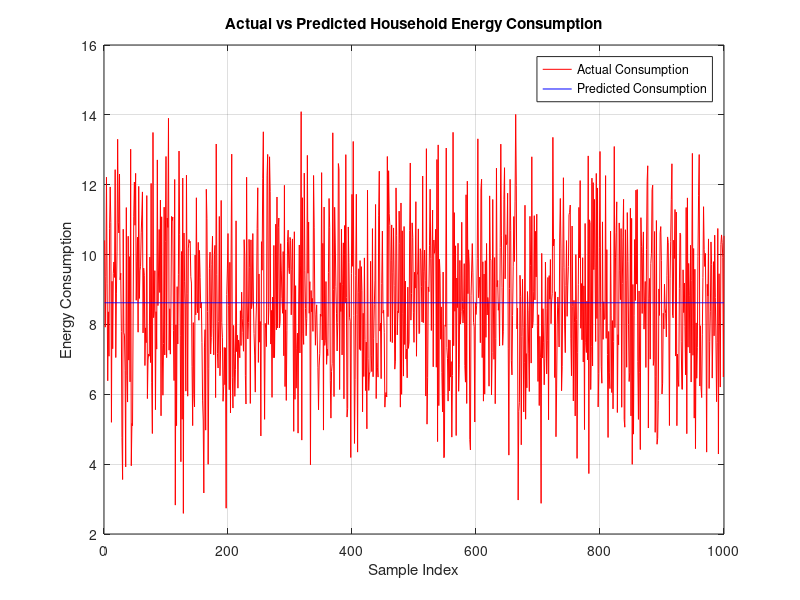

This chart was generated by the following MATLAB code:
% Generate synthetic data for household prediction (as an example)
num_samples = 1000;

% Input features: Random hours of the day and temperature
hour_of_day = floor(rand(num_samples, 1) * 24);  % Random hours (0 to 23)
temperature = floor(rand(num_samples, 1) * 21) + 15;  % Random temperature (15 to 35 degrees)

% Target: Household energy consumption (example)
energy_consumption = 0.3 * temperature + 0.1 * hour_of_day + randn(num_samples, 1);  % Add some noise

% Save the data into a .mat file for future use
save('household_data.mat', 'hour_of_day', 'temperature', 'energy_consumption');

% Load the data
load('household_data.mat');

% Define parameters
inputs = [hour_of_day, temperature]';  % Inputs are hour of day and temperature (2xN matrix)
targets = energy_consumption';  % Target is energy consumption (1xN vector)

% Neural network parameters
hidden_size = 10;  % Number of neurons in the hidden layer
output_size = 1;   % Number of output neurons (regression)

% Initialize weights and biases with small values
input_size = size(inputs, 1);  % 2 (hour_of_day and temperature)
hidden_weights = randn(hidden_size, input_size) * 0.01;  % Weights for input to hidden layer
hidden_biases = randn(hidden_size, 1) * 0.01;  % Biases for hidden layer
output_weights = randn(output_size, hidden_size) * 0.01;  % Weights for hidden to output layer
output_biases = randn(output_size, 1) * 0.01;  % Biases for output layer

% Define activation functions
sigmoid = @(x) 1 ./ (1 + exp(-max(min(x, 100), -100)));  % Sigmoid activation with clipping
linear = @(x) x;  % Linear activation for output layer

% Gradient descent parameters
learning_rate = 0.001;  % Lower learning rate
epochs = 1000;

% Training loop (Gradient Descent)
for epoch = 1:epochs
    % Forward pass
    hidden_input = hidden_weights * inputs + repmat(hidden_biases, 1, num_samples);  % Replicate biases for each sample
    hidden_output = sigmoid(hidden_input);  % Apply sigmoid activation

    output_input = output_weights * hidden_output + repmat(output_biases, 1, num_samples);  % Replicate biases for each sample
    predicted_output = linear(output_input);  % Apply linear activation

    % Compute the error
    error = targets - predicted_output;  % Error between actual and predicted

    % Backpropagation: Compute gradients and update weights
    % Output layer gradients
    output_error = error;  % Since linear activation, gradient is just the error
    output_gradients = output_error .* ones(size(output_error));  % Gradient for output layer

    % Hidden layer gradients
    hidden_error = output_weights' * output_gradients;  % Propagate error back to hidden layer
    hidden_gradients = hidden_error .* hidden_output .* (1 - hidden_output);  % Sigmoid derivative

    % Update weights and biases using gradient descent
    output_weights = output_weights + learning_rate * output_gradients * hidden_output';
    output_biases = output_biases + learning_rate * sum(output_gradients, 2);

    hidden_weights = hidden_weights + learning_rate * hidden_gradients * inputs';
    hidden_biases = hidden_biases + learning_rate * sum(hidden_gradients, 2);
end

% Test the network
hidden_input = hidden_weights * inputs + repmat(hidden_biases, 1, num_samples);
hidden_output = sigmoid(hidden_input);
output_input = output_weights * hidden_output + repmat(output_biases, 1, num_samples);
predicted_output = linear(output_input);

% Display first 10 predictions in console
disp('First 10 Predicted Energy Consumption:');
disp(predicted_output(1:10));

% Plot actual vs predicted values
figure;
plot(targets, 'r-', 'DisplayName', 'Actual Consumption');
hold on;
plot(predicted_output, 'b-', 'DisplayName', 'Predicted Consumption');
xlabel('Sample Index');
ylabel('Energy Consumption');
title('Actual vs Predicted Household Energy Consumption');
legend;
grid on;
